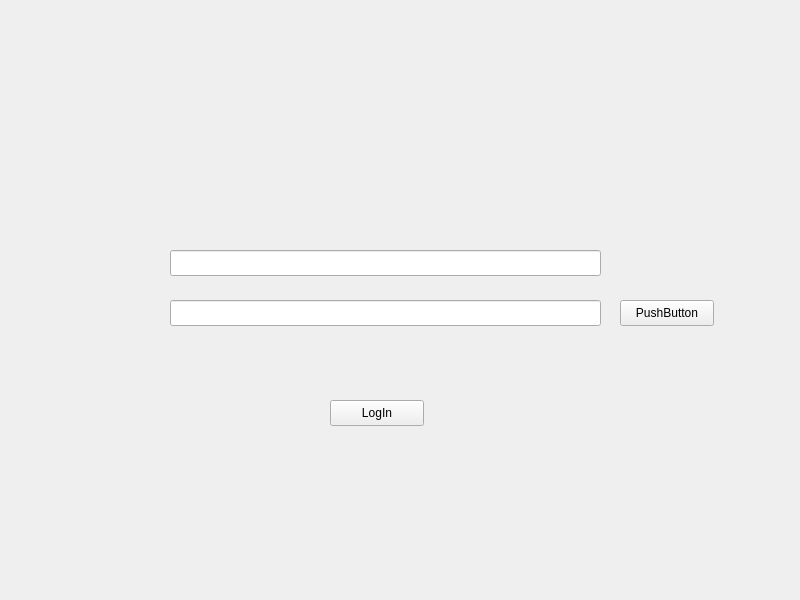
<?xml version="1.0" encoding="UTF-8"?>
<ui version="4.0">
 <class>MainWindow</class>
 <widget class="QMainWindow" name="MainWindow">
  <property name="geometry">
   <rect>
    <x>0</x>
    <y>0</y>
    <width>800</width>
    <height>600</height>
   </rect>
  </property>
  <property name="windowTitle">
   <string>MainWindow</string>
  </property>
  <widget class="QWidget" name="centralwidget">
   <property name="enabled">
    <bool>true</bool>
   </property>
   <property name="autoFillBackground">
    <bool>false</bool>
   </property>
   <widget class="QStackedWidget" name="stackedWidget">
    <property name="geometry">
     <rect>
      <x>0</x>
      <y>0</y>
      <width>800</width>
      <height>600</height>
     </rect>
    </property>
    <property name="maximumSize">
     <size>
      <width>16777215</width>
      <height>16777215</height>
     </size>
    </property>
    <property name="autoFillBackground">
     <bool>false</bool>
    </property>
    <property name="currentIndex">
     <number>0</number>
    </property>
    <widget class="QWidget" name="pageLogin">
     <widget class="QLineEdit" name="login">
      <property name="geometry">
       <rect>
        <x>170</x>
        <y>250</y>
        <width>431</width>
        <height>26</height>
       </rect>
      </property>
     </widget>
     <widget class="QLineEdit" name="password">
      <property name="geometry">
       <rect>
        <x>170</x>
        <y>300</y>
        <width>431</width>
        <height>26</height>
       </rect>
      </property>
     </widget>
     <widget class="QPushButton" name="loginButton">
      <property name="geometry">
       <rect>
        <x>330</x>
        <y>400</y>
        <width>94</width>
        <height>26</height>
       </rect>
      </property>
      <property name="text">
       <string>LogIn</string>
      </property>
     </widget>
     <widget class="QPushButton" name="toggleButton">
      <property name="geometry">
       <rect>
        <x>620</x>
        <y>300</y>
        <width>94</width>
        <height>26</height>
       </rect>
      </property>
      <property name="text">
       <string>PushButton</string>
      </property>
     </widget>
     <widget class="QLabel" name="isSuccess">
      <property name="geometry">
       <rect>
        <x>295</x>
        <y>350</y>
        <width>171</width>
        <height>20</height>
       </rect>
      </property>
      <property name="text">
       <string/>
      </property>
     </widget>
    </widget>
    <widget class="QWidget" name="pageChat">
     <widget class="QPushButton" name="sendButton">
      <property name="geometry">
       <rect>
        <x>630</x>
        <y>430</y>
        <width>94</width>
        <height>26</height>
       </rect>
      </property>
      <property name="text">
       <string>Send</string>
      </property>
     </widget>
     <widget class="QTextBrowser" name="chatWindow">
      <property name="geometry">
       <rect>
        <x>50</x>
        <y>80</y>
        <width>561</width>
        <height>281</height>
       </rect>
      </property>
     </widget>
     <widget class="QTextEdit" name="messageEdit">
      <property name="geometry">
       <rect>
        <x>50</x>
        <y>410</y>
        <width>551</width>
        <height>61</height>
       </rect>
      </property>
     </widget>
    </widget>
   </widget>
  </widget>
 </widget>
 <resources/>
 <connections/>
</ui>
